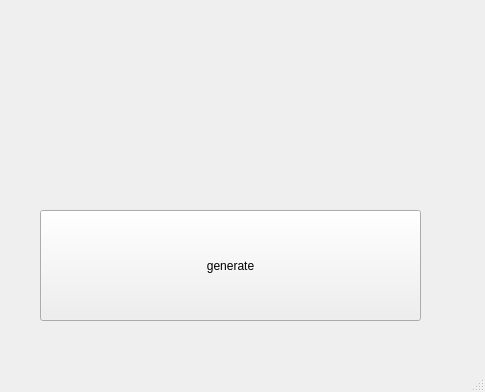
<?xml version="1.0" encoding="UTF-8"?>
<ui version="4.0">
 <class>MainWindow</class>
 <widget class="QMainWindow" name="MainWindow">
  <property name="geometry">
   <rect>
    <x>0</x>
    <y>0</y>
    <width>485</width>
    <height>392</height>
   </rect>
  </property>
  <property name="windowTitle">
   <string>MainWindow</string>
  </property>
  <widget class="QWidget" name="centralwidget">
   <widget class="QLabel" name="labelMatrix1">
    <property name="geometry">
     <rect>
      <x>20</x>
      <y>20</y>
      <width>201</width>
      <height>161</height>
     </rect>
    </property>
    <property name="text">
     <string/>
    </property>
   </widget>
   <widget class="QLabel" name="labelMatrix2">
    <property name="geometry">
     <rect>
      <x>250</x>
      <y>20</y>
      <width>201</width>
      <height>161</height>
     </rect>
    </property>
    <property name="text">
     <string/>
    </property>
   </widget>
   <widget class="QPushButton" name="pushButtonGenerate">
    <property name="geometry">
     <rect>
      <x>40</x>
      <y>210</y>
      <width>381</width>
      <height>111</height>
     </rect>
    </property>
    <property name="text">
     <string>generate</string>
    </property>
   </widget>
  </widget>
  <widget class="QMenuBar" name="menubar">
   <property name="geometry">
    <rect>
     <x>0</x>
     <y>0</y>
     <width>485</width>
     <height>23</height>
    </rect>
   </property>
  </widget>
  <widget class="QStatusBar" name="statusbar"/>
 </widget>
 <resources/>
 <connections/>
</ui>
